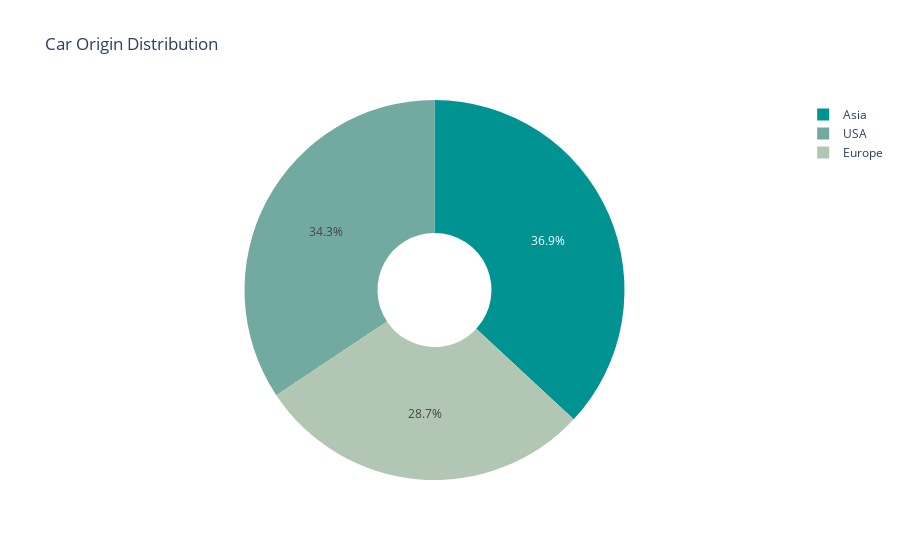

Notebook code for this chart:
### Code cell
fig = px.pie(values=df.Origin.value_counts(),names=df.Origin.value_counts().index,title='Car Origin Distribution',
             hole=0.3,color_discrete_sequence=px.colors.diverging.Tealrose)
fig.show()

### Figure 1 — Plotly figure (JSON) as saved in the notebook; plotly's stock layout.template omitted (floating-point values rounded to 4 significant figures)
{"data": [{"domain": {"x": [0, 1], "y": [0, 1]}, "hole": 0.3, "hovertemplate": "label=%{label}<br>value=%{value}<extra></extra>", "labels": ["Asia", "USA", "Europe"], "legendgroup": "", "name": "", "showlegend": true, "type": "pie", "values": [158, 147, 123]}], "layout": {"legend": {"tracegroupgap": 0}, "piecolorway": ["rgb(0, 147, 146)", "rgb(114, 170, 161)", "rgb(177, 199, 179)", "rgb(241, 234, 200)", "rgb(229, 185, 173)", "rgb(217, 137, 148)", "rgb(208, 88, 126)"], "title": {"text": "Car Origin Distribution"}}}
